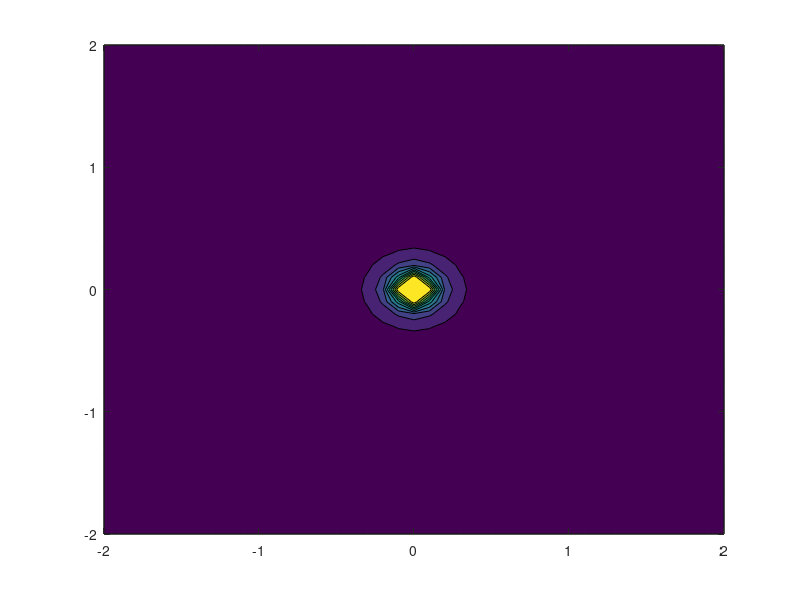

The MATLAB source for this figure: (Note: this script raises an error after producing the figure.)
step = 0.1;
[x,y] = meshgrid(-2:step:2,-2:step:2);

pos_x = 0.0;
pos_y = 0.0;

q_x = x - pos_x;
q_y = y - pos_y;

E_x = q_x./(sqrt(q_x.^2+q_y.^2).^3);
E_y = q_y./(sqrt(q_x.^2+q_y.^2).^3);
E_abs = sqrt(E_x.^2+E_y.^2);
contourf(x,y,E_abs);
streamslice(x,y,E_x,E_y)




% Q1_x = -1;
% Q1_y = 0;
% Q1 = 1;
% 
% 
% step=1/16;
% [x,y] = meshgrid(-2:step:2,-2:step:2);
% 
% % charge 1
% r1_x=x-Q1_x;
% r1_y=y-Q1_y;
% 
% r1_3=(r1_x.^2+r1_y.^2).^(3/2);
% 
% E1_x=Q1*r1_x./r1_3;
% E1_y=Q1*r1_y./r1_3;
% 
% 
% E_abs=sqrt((E1_x).^2+(E1_y).^2);
% 
% [C,h] = contourf(x,y,log10(E_abs),50);
% shading interp
% 
% set(h,'LineColor','none')
% colormap pink
% caxis([-0.5,1.0])
% 
% hold on
% s=streamslice(x,y,E1_x+E2_x, E1_y+E2_y,2);
% set(s,'color','r')
% axis equal;
% axis([-2,2,-2,2]);
% 
% title(num2str(k));













% %% Set up some function. 
% % Sine between -2*pi and 2*pi.
% x = (10*-pi:0.1:10*pi)'; % Note the transpose.
% y = sin(x);
% fid = figure;
% set(fid,'Position',[0,0,1900,1600])
% hold on
% % The final plot.
% plot(x,y, '*');
%  
% 
% %% Set up the movie.
% writerObj = VideoWriter('out.avi'); % Name it.
% writerObj.FrameRate = 60; % How many frames per second.
% open(writerObj); 
%  
% for i=1:size(y)-500      
%     % We just use pause but pretend you have some really complicated thing here...
%     pause(0.1);
%     figure(fid); % Makes sure you use your desired frame.
%     plot(x(i),y(i),'or');
%  
%     %if mod(i,4)==0, % Uncomment to take 1 out of every 4 frames.
%         frame = getframe(gcf); % 'gcf' can handle if you zoom in to take a movie.
%         writeVideo(writerObj, frame);
%     %end
%  
% end
% hold off
% close(writerObj); % Saves the movie.
